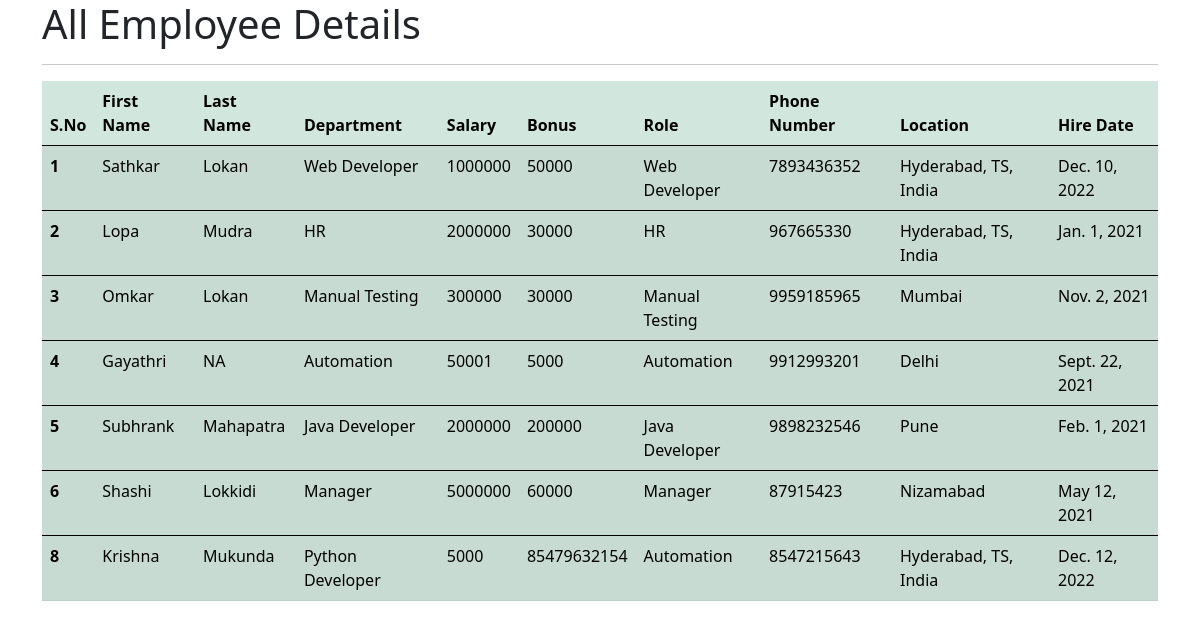
The app's page /all_emp with its own data.
### emp_app/models.py (models this page shows, shortened)
class Employee(models.Model):
    first_name = models.CharField(max_length=100,null=False)
    last_name = models.CharField(max_length=100)
    dept = models.ForeignKey(Department, on_delete=models.CASCADE)
    salary = models.IntegerField(default=0)
    bonus = models.IntegerField(default=0)
    role = models.ForeignKey(Role, on_delete=models.CASCADE)
    phone = models.IntegerField(default=0)
    hire_date = models.DateField()
    def __str__(self):
        return "%s %s %s" %(self.first_name, self.last_name, self.phone)

class Department(models.Model):
    name = models.CharField(max_length=100,null=False)
    location = models.CharField(max_length=100)

class Role(models.Model):
    name = models.CharField(max_length=100,null=False)

### emp_app/views.py (the view)
# urls.py: path('all_emp', views.all_emp, name = 'all_emp'),
def all_emp(request):
    emps = Employee.objects.all()
    context = {
        'emps' : emps
    }
    print(context)
    return render(request, 'all_emp.html', context)

### emp_app/templates/all_emp.html (shortened to what this page needs)
<!doctype html>
<html lang="en">
  <head>
    <link href="https://cdn.jsdelivr.net/npm/bootstrap@5.0.2/dist/css/bootstrap.min.css" rel="stylesheet">
  </head>
  <body>
    <div class="container">
        <h1>All Employee Details</h1>
        <hr>
        <table class="table table-success table-striped">
            <thead>
              <tr>
                <th scope="col">S.No</th>
                <th scope="col">First Name</th>
                <th scope="col">Last Name</th>
                <th scope="col">Department</th>
                <th scope="col">Salary</th>
                <th scope="col">Bonus</th>
                <th scope="col">Role</th>
                <th scope="col">Phone Number</th>
                <th scope="col">Location</th>
                <th scope="col">Hire Date</th>
              </tr>
            </thead>
                   {% for emp in emps %}
            <tbody>
              <tr>
                <th scope="row">{{emp.id}}</th>
                <td>{{emp.first_name}}</td>
                <td>{{emp.last_name}}</td>
                <td>{{emp.dept.name}}</td>
                <td>{{emp.salary}}</td>
                <td>{{emp.bonus}}</td>
                <td>{{emp.role.name}}</td>
                <td>{{emp.phone}}</td>
                <td>{{emp.dept.location}}</td>
                <td>{{emp.hire_date}}</td>
              </tr>
            </tbody>
                     {% endfor %}
          </table>
    </div>
  </body>
</html>

### records on screen
Employee: id "1", first_name "Sathkar", last_name "Lokan", dept.name "Web Developer", salary "1000000", bonus "50000", role.name "Web Developer", phone "7893436352", dept.location "Hyderabad, TS, India", hire_date "Dec. 10, 2022"
Employee: id "2", first_name "Lopa", last_name "Mudra", dept.name "HR", salary "2000000", bonus "30000", role.name "HR", phone "967665330", dept.location "Hyderabad, TS, India", hire_date "Jan. 1, 2021"
Employee: id "3", first_name "Omkar", last_name "Lokan", dept.name "Manual Testing", salary "300000", bonus "30000", role.name "Manual Testing", phone "9959185965", dept.location "Mumbai", hire_date "Nov. 2, 2021"
Employee: id "4", first_name "Gayathri", last_name "NA", dept.name "Automation", salary "50001", bonus "5000", role.name "Automation", phone "9912993201", dept.location "Delhi", hire_date "Sept. 22, 2021"
Employee: id "5", first_name "Subhrank", last_name "Mahapatra", dept.name "Java Developer", salary "2000000", bonus "200000", role.name "Java Developer", phone "9898232546", dept.location "Pune", hire_date "Feb. 1, 2021"
Employee: id "6", first_name "Shashi", last_name "Lokkidi", dept.name "Manager", salary "5000000", bonus "60000", role.name "Manager", phone "87915423", dept.location "Nizamabad", hire_date "May 12, 2021"
Employee: id "8", first_name "Krishna", last_name "Mukunda", dept.name "Python Developer", salary "5000", bonus "85479632154", role.name "Automation", phone "8547215643", dept.location "Hyderabad, TS, India", hire_date "Dec. 12, 2022"
